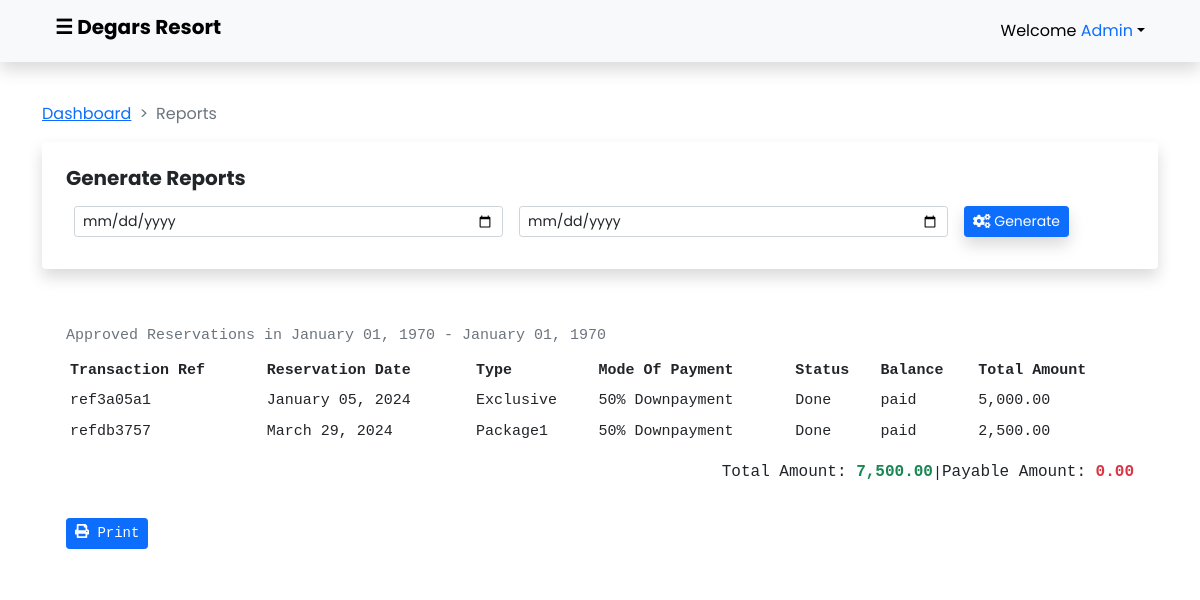
The app's page /admin/reports.php (signed in) with its own data.
### tables this page shows
CREATE TABLE `completed_reservation` (
  `comres_id` int(11) NOT NULL,
  `reservation_id` int(11) NOT NULL,
  `customer_id` int(11) NOT NULL,
  `transaction_ref` varchar(20) NOT NULL,
  `modeofpayment` varchar(30) NOT NULL,
  `status` varchar(30) NOT NULL,
  `servicefee` int(11) NOT NULL,
  `totalamount` int(11) NOT NULL,
  `checkout_id` varchar(200) NOT NULL,
  `payment_id` varchar(200) DEFAULT NULL,
  `checkouturl` varchar(200) NOT NULL,
  `approvedby` varchar(50) DEFAULT NULL,
  `dateadded` datetime NOT NULL DEFAULT current_timestamp()
);

CREATE TABLE `reservation` (
  `reservation_id` int(11) NOT NULL,
  `type` varchar(50) NOT NULL,
  `eventname` varchar(100) NOT NULL,
  `reservationdate` varchar(20) NOT NULL,
  `paymentduedate` varchar(20) NOT NULL,
  `rates` int(50) NOT NULL,
  `datetimeadded` datetime NOT NULL DEFAULT current_timestamp()
);

### admin/reports.php (the view, shortened to what this page needs)
<?php
if (isset($_SESSION['users_id']) && isset($_SESSION['users_username'])) {
?>
<?php include_once 'adheader.php'; ?>
<main id="main">
    <div class="container pt-4 hide-on-print">
        <nav style="--bs-breadcrumb-divider: '>';" aria-label="breadcrumb">
            <ol class="breadcrumb">
                <li class="breadcrumb-item"><a href="dashboard.php">Dashboard</a></li>
                <li class="breadcrumb-item active" aria-current="page">Reports</li>
            </ol>
        </nav>
    </div>
    <div class="container">
        <div class="card border-0 p-4 shadow mb-2 hide-on-print">
            <h5 class="fw-bolder">Generate Reports</h5>
            <form class="row g-3 p-2" action="" method="get">
                <div class="col-sm-5 form-group">
                    <input type="date" class="form-control form-control-sm" id="fromDate"
                        value="<?php echo ($_GET['fromDate'] == 0) ? 'From' : $_GET['fromDate'];?>" name="fromDate"
                        required>
                </div>
                <div class="col-sm-5 form-group">
                    <input type="date" class="form-control form-control-sm" id="toDate"
                        value="<?php echo ($_GET['toDate'] == 0) ? 'To' : $_GET['toDate'];?>" name="toDate" required>
                </div>
                <div class="col-sm-2">
                    <button type="submit" class="btn btn-primary btn-sm text-capitalize hide-on-print shadow"><i
                            class="fas fa-cogs"></i>
                        Generate
                    </button>
                </div>
            </form>
        </div>
        <div class="card border-0 p-4 mt-4 font-monospace" style="font-size: 15px;">
            <div class="table-responsive">
                <table class="table table-hover table-sm caption-top table-borderless">
                    <caption>Approved Reservations in <?php echo date('F d, Y', strtotime($_GET['fromDate'])) ?> -
                        <?php echo date('F d, Y', strtotime($_GET['toDate'])) ?></caption>
                    <thead>
                        <tr>
                            <th class="hide-on-print" scope="col">Transaction Ref</th>
                            <th scope="col">Reservation Date</th>
                            <th scope="col">Type</th>
                            <th class="hide-on-print" scope="col">Mode Of Payment</th>
                            <th class="hide-on-print" scope="col">Status</th>
                            <th scope="col">Balance</th>
                            <th scope="col">Total Amount</th>
                        </tr>
                    </thead>
                    <tbody class="table-group-divider">
                        <?php
                        $fromDate = isset($_GET["fromDate"]) ? $_GET["fromDate"] : '';
                        $toDate = isset($_GET["toDate"]) ? $_GET["toDate"] : '';
                        $totalAmount = 0;
                        $partialAmount = 0;
                        $db = mysqli_connect("localhost","root","","capstwo");
                        if (isset($fromDate) && isset($toDate)) {
                            $completedReservationSql = mysqli_query($db,"
                                SELECT
                                    cr.comres_id,
                                    cr.transaction_ref,
                                    cr.modeofpayment,
                                    cr.status,
                                    cr.servicefee,
                                    cr.totalamount,
                                    cr.payment_id,
                                    cr.checkout_id,
                                    cr.checkouturl,
                                    cr.dateadded,
                                    reservation.reservation_id,
                                    reservation.type,
                                    reservation.eventname,
                                    reservation.reservationdate,
                                    reservation.paymentduedate,
                                    reservation.rates,
                                    customer.customer_id,
                                    customer.firstname,
                                    customer.lastname,
                                    customer.email_address,
                                    customer.phone_number
                                FROM
                                    completed_reservation AS cr
                                LEFT JOIN
                                    reservation ON reservation.reservation_id = cr.reservation_id
                                LEFT JOIN
                                    customer ON customer.customer_id = cr.customer_id
                                WHERE
                                    cr.dateadded BETWEEN '$fromDate' AND '$toDate' AND cr.status LIKE '%Approved%' OR cr.status LIKE '%Done%'"
                            );
                        if ($completedReservationSql) {
                            while ($row = mysqli_fetch_assoc($completedReservationSql)) {
                                $totalAmount += $row['totalamount'];
                                ?>
                                <tr>
                                    <td class="hide-on-print"><?php echo $row['transaction_ref']; ?></td>
                                    <td><?php echo date('F d, Y', strtotime($row['reservationdate'])); ?></td>
                                    <td><?php echo $row['type']; ?></td>
                                    <td class="hide-on-print"><?php echo $row['modeofpayment']; ?></td>
                                    <td class="hide-on-print"><?php echo $row['status']; ?></td>
                                    <td><?php echo ($row['modeofpayment'] === 'Full Payment'
                                    || $row['status'] === 'Done') ? 'paid' : number_format($row['totalamount'] / 2, 2, '.', ','); ?></td>
                                    <td><?php echo number_format($row['totalamount'], 2, '.', ','); ?></td>
                                </tr>
                                <?php
                                        }
                                    }
                                }
                            ?>
                    </tbody>
                </table>
                <div class="mt-3 d-flex justify-content-end mb-3">
                    <?php if (isset($completedReservationSql) && mysqli_num_rows($completedReservationSql) > 0) { ?>
                        <h6>Total Amount: <span class="text-success fw-bold"><?php echo number_format($totalAmount, 2, '.', ','); ?></span></h6>
                        <p> | </p>
                        <h6>Payable Amount: <span class="text-danger fw-bold"> <?php echo number_format($partialAmount, 2, '.', ','); ?></span></h6>
                    <?php } else { ?>
                        <p class="text-danger"><strong>No Data Available</strong></p>
                    <?php } ?>
                </div>
                <?php if (isset($completedReservationSql) && mysqli_num_rows($completedReservationSql) > 0) { ?>
                    <button id="printButton" class="btn btn-primary text-capitalize btn-sm hide-on-print"><i class="fas fa-print"></i> Print</button>
                <?php } ?>
            </div>
        </div>
    </div>
</main>
<?php include_once 'adfooter.php'; ?>
<?php
}else{
    header("Location: ../login.php");
    exit();
}
?>

### admin/resources/css/dashboard.css (style rules this page uses)
* { padding: 0; margin: 0; }
body { font-family: 'Poppins', sans-serif; }

### admin/adheader.php (style rules this page uses)
* { padding: 0; margin: 0; }
body { font-family: 'Poppins', sans-serif; transition: background-color .5s; }
#main { transition: margin-left .5s; padding: 16px; }

### records on screen
completed_reservation: transaction_ref "ref3a05a1", reservation.reservationdate "January 05, 2024", reservation.type "Exclusive", modeofpayment "50% Downpayment", status "Done", shows "paid", totalamount "5,000.00"
completed_reservation: transaction_ref "refdb3757", reservation.reservationdate "March 29, 2024", reservation.type "Package1", modeofpayment "50% Downpayment", status "Done", shows "paid", totalamount "2,500.00"

### other values on screen
$_SESSION['users_username'] "Admin"
date('F d, Y', strtotime($_GET['fromDate'])) "January 01, 1970"
date('F d, Y', strtotime($_GET['toDate'])) "January 01, 1970"
$totalAmount "7,500.00"
$partialAmount "0.00"
